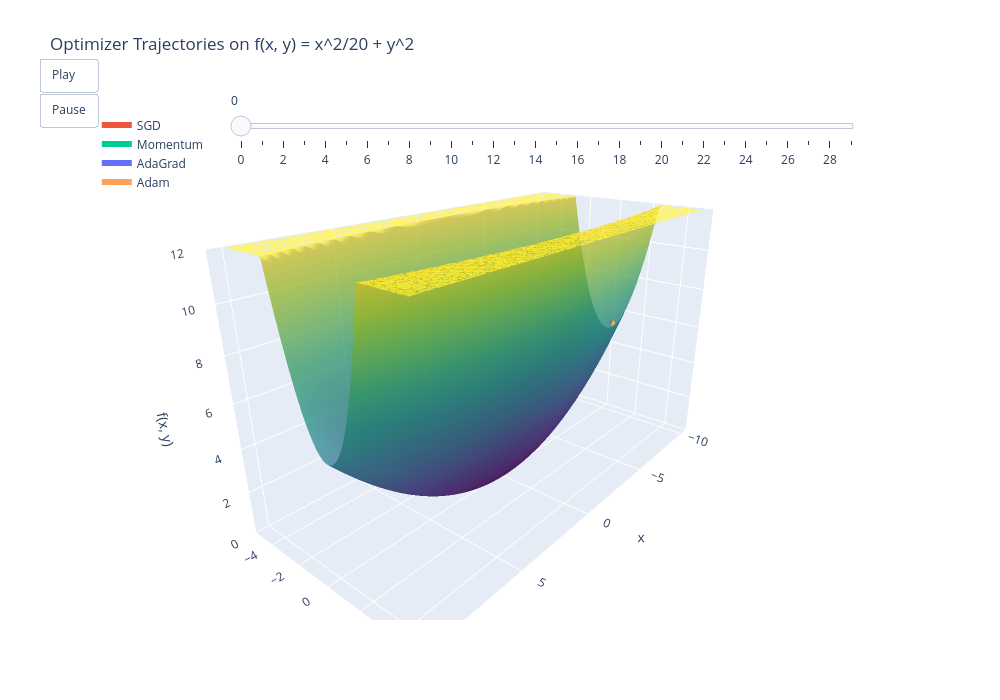

Notebook source saved alongside this figure:
### Markdown cell above
Cell 1 の関数 f / df、init_pos、optimizers をそのまま利用して，3D で最適化経路をインタラクティブ可視化（上側をトリミング + アニメーション）を行う．

### Code cell
# Cell 1 の関数 f / df、init_pos、optimizers をそのまま利用して
# 3D で最適化経路をインタラクティブ可視化（上側をトリミング + アニメーション）
import numpy as np

try:
    import plotly.graph_objects as go
except ImportError:
    raise ImportError("plotly が必要です。`pip install plotly` を実行してください。")

params_3d = {'x': init_pos[0], 'y': init_pos[1]}
grads_3d = {'x': 0.0, 'y': 0.0}

trajectory = {}
for key in optimizers:
    optimizer = optimizers[key]
    params_3d['x'], params_3d['y'] = init_pos

    xs, ys, zs = [], [], []
    for _ in range(30):
        x, y = params_3d['x'], params_3d['y']
        xs.append(x)
        ys.append(y)
        zs.append(f(x, y))

        grads_3d['x'], grads_3d['y'] = df(x, y)
        optimizer.update(params_3d, grads_3d)

    trajectory[key] = (np.array(xs), np.array(ys), np.array(zs))

x = np.linspace(-10, 10, 120)
y = np.linspace(-5, 5, 120)
X, Y = np.meshgrid(x, y)
Z_raw = f(X, Y)

# 関数上部をトリミングして見やすくする
z_cap = 12.0
Z = np.clip(Z_raw, 0, z_cap)

fig = go.Figure()
fig.add_trace(go.Surface(
    x=X, y=Y, z=Z,
    colorscale='Viridis',
    opacity=0.72,
    showscale=False,
    name='f(x, y)'
))

colors = {
    'SGD': '#EF553B',
    'Momentum': '#00CC96',
    'AdaGrad': '#636EFA',
    'Adam': '#FFA15A'
}

keys = list(trajectory.keys())
for key in keys:
    xs, ys, zs = trajectory[key]
    fig.add_trace(go.Scatter3d(
        x=xs[:1], y=ys[:1], z=np.clip(zs[:1], 0, z_cap),
        mode='lines+markers',
        name=key,
        line=dict(width=6, color=colors.get(key, '#FFFFFF')),
        marker=dict(size=3, color=colors.get(key, '#FFFFFF'))
    ))

n_steps = max(len(v[0]) for v in trajectory.values())
frames = []
for t in range(n_steps):
    frame_data = []
    for key in keys:
        xs, ys, zs = trajectory[key]
        frame_data.append(go.Scatter3d(
            x=xs[:t+1],
            y=ys[:t+1],
            z=np.clip(zs[:t+1], 0, z_cap),
            mode='lines+markers',
            line=dict(width=6, color=colors.get(key, '#FFFFFF')),
            marker=dict(size=3, color=colors.get(key, '#FFFFFF'))
        ))
    frames.append(go.Frame(data=frame_data, traces=list(range(1, 1 + len(keys))), name=str(t)))

fig.frames = frames

fig.update_layout(
    title='Optimizer Trajectories on f(x, y) = x^2/20 + y^2',
    width=1000,
    height=700,
    scene=dict(
        xaxis_title='x',
        yaxis_title='y',
        zaxis_title='f(x, y)',
        zaxis=dict(range=[0, z_cap]),
        camera=dict(eye=dict(x=1.5, y=1.25, z=0.8))
    ),
    legend=dict(x=0.02, y=0.98),
    updatemenus=[{
        'type': 'buttons',
        'showactive': False,
        'x': 0.02,
        'y': 1.08,
        'buttons': [
            {
                'label': 'Play',
                'method': 'animate',
                'args': [None, {'frame': {'duration': 140, 'redraw': True}, 'fromcurrent': True}]
            },
            {
                'label': 'Pause',
                'method': 'animate',
                'args': [[None], {'frame': {'duration': 0, 'redraw': False}, 'mode': 'immediate'}]
            }
        ]
    }],
    sliders=[{
        'active': 0,
        'x': 0.18,
        'y': 1.06,
        'len': 0.75,
        'steps': [
            {
                'label': str(t),
                'method': 'animate',
                'args': [[str(t)], {'mode': 'immediate', 'frame': {'duration': 0, 'redraw': True}}]
            }
            for t in range(n_steps)
        ]
    }]
)

fig.show()

### Figure 1 — Plotly figure (JSON) as saved in the notebook; plotly's stock layout.template omitted (floating-point values rounded to 4 significant figures; data arrays with more than 128 entries replaced by an {"elided": "..."} marker saying what was removed)
{"data": [{"colorscale": [[0, "#440154"], [0.1111, "#482878"], [0.2222, "#3e4989"], [0.3333, "#31688e"], [0.4444, "#26828e"], [0.5556, "#1f9e89"], [0.6667, "#35b779"], [0.7778, "#6ece58"], [0.8889, "#b5de2b"], [1, "#fde725"]], "name": "f(x, y)", "opacity": 0.72, "showscale": false, "type": "surface", "x": {"elided": "120x120 float values"}, "y": {"elided": "120x120 float values"}, "z": {"elided": "120x120 float values"}}, {"line": {"color": "#EF553B", "width": 6}, "marker": {"color": "#EF553B", "size": 3}, "mode": "lines+markers", "name": "SGD", "type": "scatter3d", "x": [-7.0], "y": [2.0], "z": [6.45]}, {"line": {"color": "#00CC96", "width": 6}, "marker": {"color": "#00CC96", "size": 3}, "mode": "lines+markers", "name": "Momentum", "type": "scatter3d", "x": [-7.0], "y": [2.0], "z": [6.45]}, {"line": {"color": "#636EFA", "width": 6}, "marker": {"color": "#636EFA", "size": 3}, "mode": "lines+markers", "name": "AdaGrad", "type": "scatter3d", "x": [-7.0], "y": [2.0], "z": [6.45]}, {"line": {"color": "#FFA15A", "width": 6}, "marker": {"color": "#FFA15A", "size": 3}, "mode": "lines+markers", "name": "Adam", "type": "scatter3d", "x": [-7.0], "y": [2.0], "z": [6.45]}], "layout": {"height": 700, "legend": {"x": 0.02, "y": 0.98}, "scene": {"camera": {"eye": {"x": 1.5, "y": 1.25, "z": 0.8}}, "xaxis": {"title": {"text": "x"}}, "yaxis": {"title": {"text": "y"}}, "zaxis": {"range": [0, 12], "title": {"text": "f(x, y)"}}}, "sliders": [{"active": 0, "len": 0.75, "steps": [{"args": [["0"], {"frame": {"duration": 0, "redraw": true}, "mode": "immediate"}], "label": "0", "method": "animate"}, {"args": [["1"], {"frame": {"duration": 0, "redraw": true}, "mode": "immediate"}], "label": "1", "method": "animate"}, {"args": [["2"], {"frame": {"duration": 0, "redraw": true}, "mode": "immediate"}], "label": "2", "method": "animate"}, {"args": [["3"], {"frame": {"duration": 0, "redraw": true}, "mode": "immediate"}], "label": "3", "method": "animate"}, {"args": [["4"], {"frame": {"duration": 0, "redraw": true}, "mode": "immediate"}], "label": "4", "method": "animate"}, {"args": [["5"], {"frame": {"duration": 0, "redraw": true}, "mode": "immediate"}], "label": "5", "method": "animate"}, {"args": [["6"], {"frame": {"duration": 0, "redraw": true}, "mode": "immediate"}], "label": "6", "method": "animate"}, {"args": [["7"], {"frame": {"duration": 0, "redraw": true}, "mode": "immediate"}], "label": "7", "method": "animate"}, {"args": [["8"], {"frame": {"duration": 0, "redraw": true}, "mode": "immediate"}], "label": "8", "method": "animate"}, {"args": [["9"], {"frame": {"duration": 0, "redraw": true}, "mode": "immediate"}], "label": "9", "method": "animate"}, {"args": [["10"], {"frame": {"duration": 0, "redraw": true}, "mode": "immediate"}], "label": "10", "method": "animate"}, {"args": [["11"], {"frame": {"duration": 0, "redraw": true}, "mode": "immediate"}], "label": "11", "method": "animate"}, {"args": [["12"], {"frame": {"duration": 0, "redraw": true}, "mode": "immediate"}], "label": "12", "method": "animate"}, {"args": [["13"], {"frame": {"duration": 0, "redraw": true}, "mode": "immediate"}], "label": "13", "method": "animate"}, {"args": [["14"], {"frame": {"duration": 0, "redraw": true}, "mode": "immediate"}], "label": "14", "method": "animate"}, {"args": [["15"], {"frame": {"duration": 0, "redraw": true}, "mode": "immediate"}], "label": "15", "method": "animate"}, {"args": [["16"], {"frame": {"duration": 0, "redraw": true}, "mode": "immediate"}], "label": "16", "method": "animate"}, {"args": [["17"], {"frame": {"duration": 0, "redraw": true}, "mode": "immediate"}], "label": "17", "method": "animate"}, {"args": [["18"], {"frame": {"duration": 0, "redraw": true}, "mode": "immediate"}], "label": "18", "method": "animate"}, {"args": [["19"], {"frame": {"duration": 0, "redraw": true}, "mode": "immediate"}], "label": "19", "method": "animate"}, {"args": [["20"], {"frame": {"duration": 0, "redraw": true}, "mode": "immediate"}], "label": "20", "method": "animate"}, {"args": [["21"], {"frame": {"duration": 0, "redraw": true}, "mode": "immediate"}], "label": "21", "method": "animate"}, {"args": [["22"], {"frame": {"duration": 0, "redraw": true}, "mode": "immediate"}], "label": "22", "method": "animate"}, {"args": [["23"], {"frame": {"duration": 0, "redraw": true}, "mode": "immediate"}], "label": "23", "method": "animate"}, {"args": [["24"], {"frame": {"duration": 0, "redraw": true}, "mode": "immediate"}], "label": "24", "method": "animate"}, {"args": [["25"], {"frame": {"duration": 0, "redraw": true}, "mode": "immediate"}], "label": "25", "method": "animate"}, {"args": [["26"], {"frame": {"duration": 0, "redraw": true}, "mode": "immediate"}], "label": "26", "method": "animate"}, {"args": [["27"], {"frame": {"duration": 0, "redraw": true}, "mode": "immediate"}], "label": "27", "method": "animate"}, {"args": [["28"], {"frame": {"duration": 0, "redraw": true}, "mode": "immediate"}], "label": "28", "method": "animate"}, {"args": [["29"], {"frame": {"duration": 0, "redraw": true}, "mode": "immediate"}], "label": "29", "method": "animate"}], "x": 0.18, "y": 1.06}], "title": {"text": "Optimizer Trajectories on f(x, y) = x^2/20 + y^2"}, "updatemenus": [{"buttons": [{"args": [null, {"frame": {"duration": 140, "redraw": true}, "fromcurrent": true}], "label": "Play", "method": "animate"}, {"args": [[null], {"frame": {"duration": 0, "redraw": false}, "mode": "immediate"}], "label": "Pause", "method": "animate"}], "showactive": false, "type": "buttons", "x": 0.02, "y": 1.08}], "width": 1000}}
